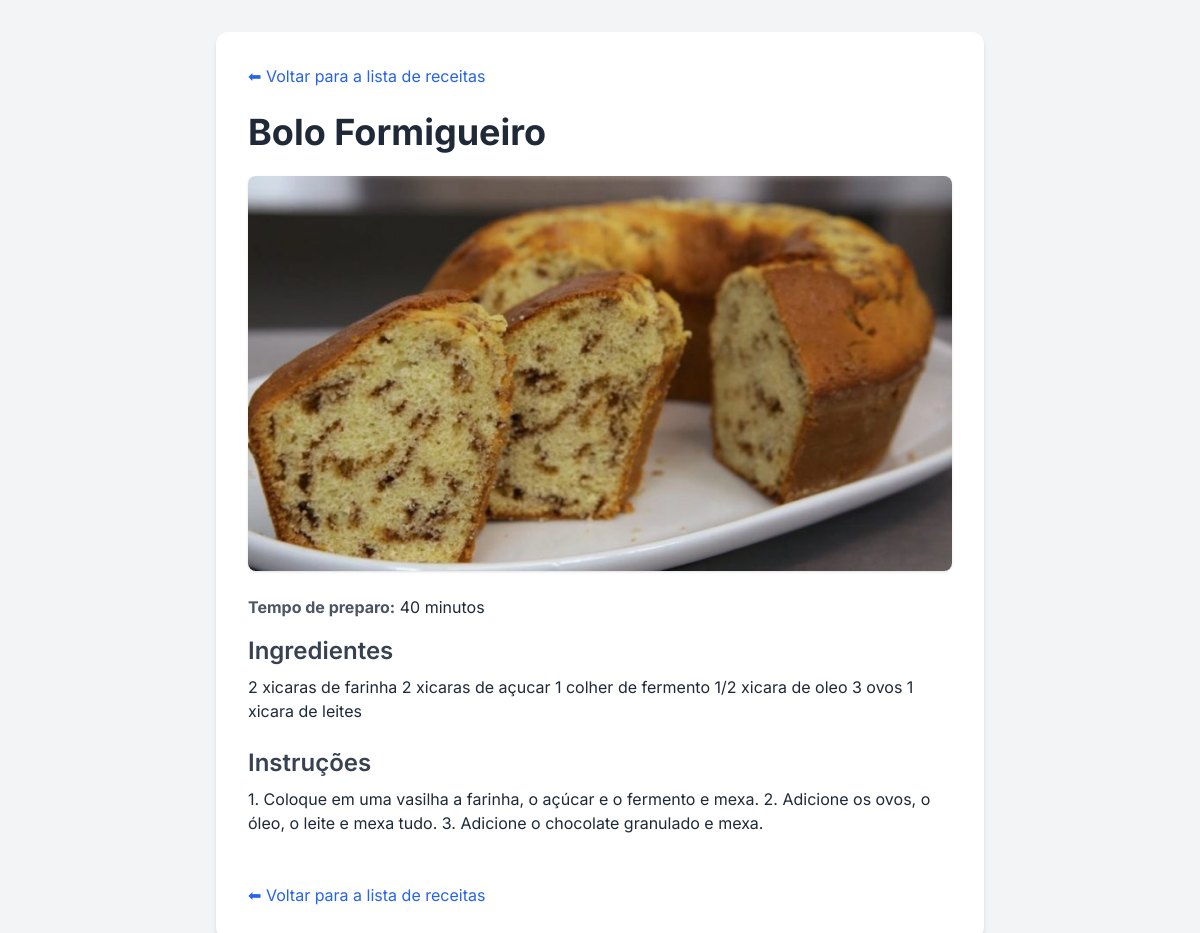
Page /recipes/1/ on the committed database.
### recipes/models.py (models this page shows, shortened)
class Recipe(models.Model):
    title = models.CharField(max_length=200)
    cooking_time = models.IntegerField(help_text="Tempo em minutos")
    ingredients = models.TextField()
    instructions = models.TextField()
    image = models.ImageField(upload_to='recipes/', blank=True, null=True)
    class Meta:
        verbose_name_plural = "Recipes"

### recipes/views.py (the view)
# urls.py: path('<int:pk>/', views.recipe_detail, name='recipe_detail'),
def recipe_detail(request, pk):
        recipe = get_object_or_404(Recipe, pk=pk)
        return render(request, 'recipes/recipe_detail.html', {'recipe': recipe})

### recipes/templates/recipes/recipe_detail.html (shortened to what this page needs)
<!DOCTYPE html>
<html lang="pt-br">
<head>
  <script src="https://cdn.tailwindcss.com"></script>
</head>
<body class="bg-gray-100 text-gray-800">
  <main class="max-w-3xl mx-auto my-8 p-8 bg-white rounded-xl shadow-md">
    <a href="{% url 'recipe_list' %}" class="inline-block text-blue-600 hover:underline mb-6">
      ⬅ Voltar para a lista de receitas
    </a>
    <h1 class="text-4xl font-bold mb-6">{{ recipe.title }}</h1>
    {% if recipe.image %}
      <img
        src="{{ recipe.image.url }}"
        alt="Imagem de {{ recipe.title }}"
        class="w-full h-auto rounded-lg mb-6 shadow"
      />
    {% endif %}
    <p class="mb-4">
      <strong class="text-gray-600">Tempo de preparo:</strong> {{ recipe.cooking_time }} minutos
    </p>
    <section class="mb-6">
      <h2 class="text-2xl font-semibold text-gray-700 mb-2">Ingredientes</h2>
      <p>{{ recipe.ingredients }}</p>
    </section>
    <section class="mb-6">
      <h2 class="text-2xl font-semibold text-gray-700 mb-2">Instruções</h2>
      <p>{{ recipe.instructions }}</p>
    </section>
    <a href="{% url 'recipe_list' %}" class="inline-block text-blue-600 hover:underline mt-6">
      ⬅ Voltar para a lista de receitas
    </a>
  </main>
</body>
</html>

### recipes/templates/recipes/recipe_detail.html (style rules this page uses)
body { font-family: 'Inter', sans-serif; }

### rows in the picture
Recipe: title "Bolo Formigueiro", image (picture), cooking_time "40", ingredients "2 xicaras de farinha 2 xicaras de açucar 1 colher de fermento 1/2 xicara de oleo 3 ovos 1 xicara de leites", instructions "1. Coloque em uma vasilha a farinha, o açúcar e o fermento e mexa. 2. Adicione os ovos, o óleo, o leite e mexa tudo. 3. Adicione o chocolate granulado e mexa."
